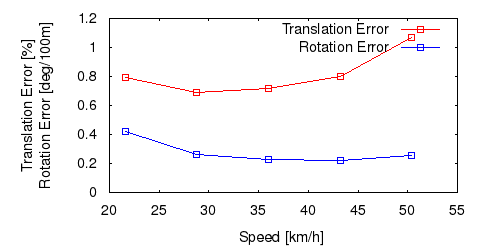

Reproduce this figure in gnuplot.
set term postscript eps enhanced color
set output "02_trs.eps"
set size ratio 0.5
set yrange [0:*]
set xlabel "Speed [km/h]"
set ylabel "Translation Error [%]\nRotation Error [deg/100m]"
plot "02_ts.txt" using ($1*3.6):($2*100) title 'Translation Error' lc rgb "#FF0000" pt 4 w linespoints,"02_rs.txt" using ($1*3.6):($2*57.3*100) title 'Rotation Error' lc rgb "#0000FF" pt 4 w linespoints
